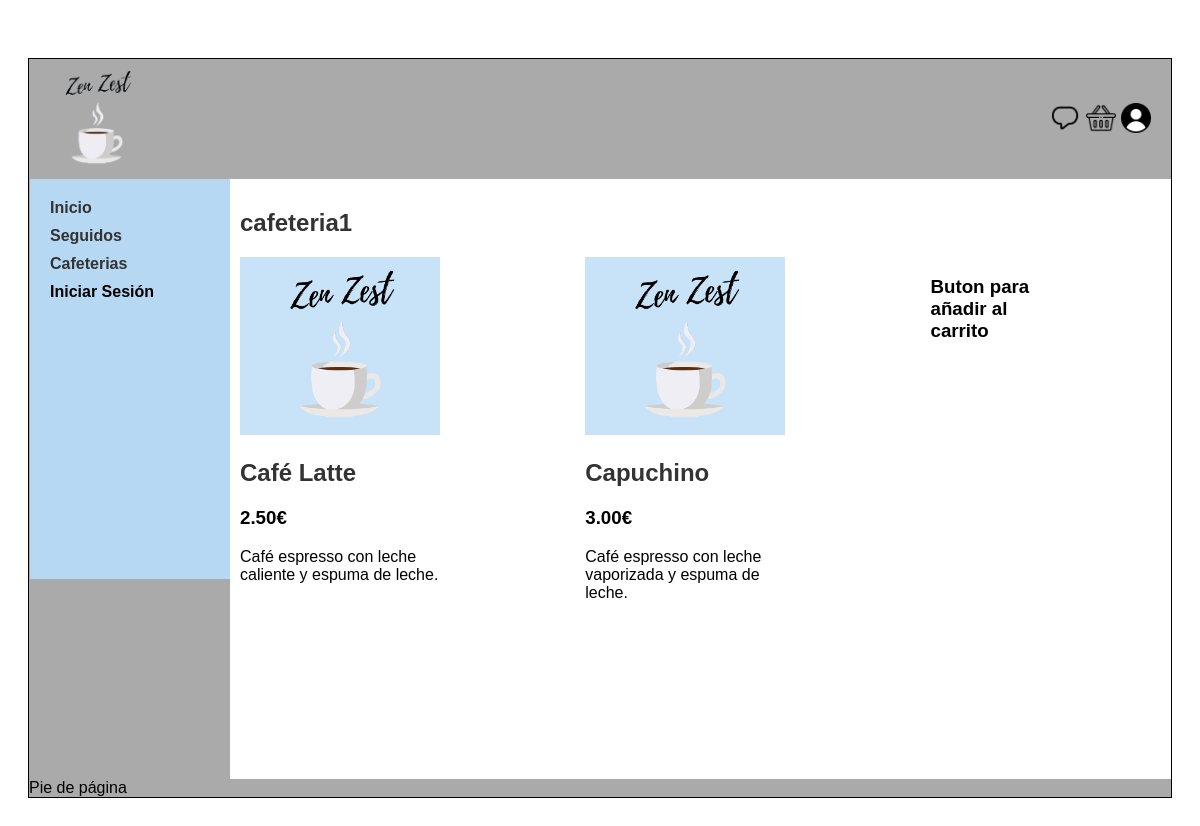
Screenshot of /cafeteriaDetail.php?name=cafeteria1 with the database file from the repository.
### tables this page shows
CREATE TABLE Productos (
    ID INT AUTO_INCREMENT PRIMARY KEY,
    Nombre VARCHAR(100),
    Cafeteria_Owner VARCHAR(50),
    FOREIGN KEY (Cafeteria_Owner) REFERENCES Cafeteria(Nombre),
    Precio DECIMAL(10,2),
    Foto VARCHAR(255),
    Descripcion TEXT
);

### includes/clases/producto.php (called while the page is built, shortened)
<?php
class Producto {
    private $nombre;
    private $precio;
    private $descripcion;
    private $foto;
    public function __construct($nombre, $cafeteriaOwner, $precio, $foto,$descripcion) {
        $this->nombre = $nombre;
        $this->precio = $precio;
        $this->descripcion = $descripcion;
        $this->foto=$foto;
    }
    public static function getCafeAllItemsByOwner($cafeName){
        $conn = Aplicacion::getInstance()->getConexionBd();
        $query = sprintf("SELECT * FROM Productos WHERE Cafeteria_Owner='%s'", $conn->real_escape_string($cafeName));
        $rs=$conn->query($query);
        if ($rs->num_rows > 0) {
            while ($fila = $rs->fetch_assoc()) {
                $productos[] = new Producto($fila['Nombre'],$fila['Cafeteria_Owner'],$fila['Precio'],$fila['Foto'],$fila['Descripcion']);
            }
        } else
        {
            $productos = array();
        }
        return $productos;
    }
    public function getNombre() {
        return $this->nombre;
    }
    public function getPrecio() {
        return $this->precio;
    }
    public function getFoto(){
        return $this->foto;
    }
    public function getDescripcion() {
        return $this->descripcion;
    }
}
?>

### cafeteriaDetail.php (the view, shortened to what this page needs)
<?php
require_once __DIR__.'/includes/clases/producto.php';
$name= $_GET['name'];
$productos = Producto::getCafeAllItemsByOwner($name);
$contenidoPrincipal = <<<EOS
<h1>$name</h1>
EOS;
$contenidoPrincipal .= '<div class="grid-container">';
foreach ($productos as $producto) {
    $foto_URL=".";
    $foto_URL .=$producto->getFoto();
    $nombre = $producto->getNombre();
    $precio = $producto->getPrecio();
    $precio .="€";
    $descripcion = $producto->getDescripcion();
    $contenidoPrincipal .= "<div class='cafeteria-item'>";
    $contenidoPrincipal .="<img src='$foto_URL' alt='Image description' style='max-width: 200px; max-height: 200px;'>";
    $contenidoPrincipal .="<h2>$nombre</h2>";
    $contenidoPrincipal .="<h3>$precio</h3>";
    $contenidoPrincipal .="<p>$descripcion</p>";
    $contenidoPrincipal .= "</div><br>";
}
$contenidoPrincipal .="<h3>Buton para añadir al carrito</h3>";
$contenidoPrincipal .= '</div>';
require __DIR__.'/includes/vistas/plantillas/plantilla.php';
?>

### css/estilo.css (style rules this page uses)
body { font-family: Arial, sans-serif; background-color: #FFFFFF; padding: 20px; }
h1, h2 { color: #333; }
p { margin-bottom: 10px; }
.grid-container { display: grid; grid-template-columns: repeat(6, 1fr); gap: 20px; }
* { margin: 10; padding: 100; box-sizing: border-box; }

### rows the page displays
productos: Foto (picture), Nombre "Café Latte", Precio "2.50€", Descripcion "Café espresso con leche caliente y espuma de leche."
productos: Foto (picture), Nombre "Capuchino", Precio "3.00€", Descripcion "Café espresso con leche vaporizada y espuma de leche."

### other values shown
$name "cafeteria1"
